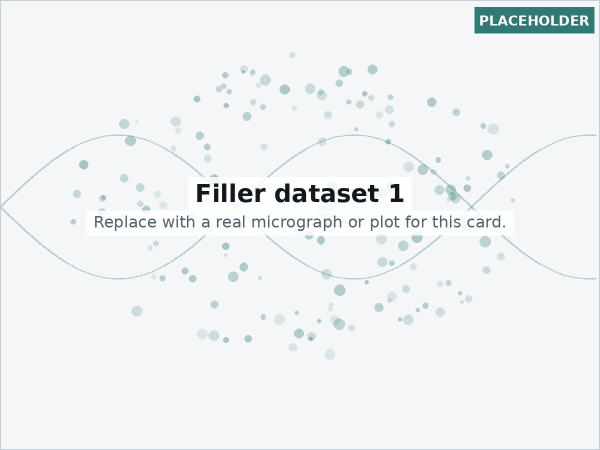
#> input picture content/01-silver-dna-duplexes/1.png, 1200 x 900 px (shown at 1/2 size)
$ python -i build.py   (imports and definitions only)
#> lines starting #> are read from the running program, lines starting #| are printed output that depends on the picture
#!/usr/bin/env python3
"""
Scans content/ and writes data/manifest.json, then mirrors the publication
TOC figures into assets/.

Authoring rules
---------------
Only folders whose name starts with a number and a dash are research cards.
Anything else in content/ is support material and is left alone — that is
what keeps content/TOC_images/ and content/professional_photo/ off the
research page.

content/<NN-card-id>/
    card.md     card title + intro blurb (front matter: title, description)
    1.mp4       slide 1 media   (number = order, extension = type)
    1.md        slide 1 text    (front matter: title, journal, journal_link,
                                 description, alt)
    2.png
    2.md
    ...

A slide needs a media file to appear. A .md with no matching media is skipped
with a warning. Media with no matching .md renders with empty text.
Optional poster frames for video: NN-poster.jpg / NN-poster.webp

Any front-matter field beyond title/journal/journal_link/description/alt is
passed through automatically and rendered as a small "Label: value" line
under the slide description — e.g. add `data: "Jane Doe"` or
`analysis: "Jane Doe"` to credit who collected/analyzed that dataset. No
code change needed to add a new field; the label is the key, title-cased.

Credited names
--------------
Every name in one of those credit lines is mirrored into data/people.json
with an empty URL. Paste a Google Scholar profile beside a name there and it
becomes a link on the research page; leave it blank and it stays plain text.
The sync only ever adds names, so URLs you have already filled in are safe.

Publication figures
-------------------
content/TOC_images/<exact paper title>.png is the master copy of a paper's
TOC figure. The publications page does not read that folder; it reads the
resized copy under assets/img/publications/ named by the "image" field in
data/publications.json. This script keeps the second in step with the first,
matching them on the paper title, so updating a figure means replacing the
file in content/TOC_images/ and running the build.

Run locally with `python build.py`, or let the GitHub Action run it on push.
"""

import hashlib
import json
import os
import re
import shutil
import sys
import unicodedata
from datetime import datetime, timezone

CONTENT_DIR = "content"
OUTPUT = os.path.join("data", "manifest.json")

# a research card folder: leading number, dash, slug. Everything else in
# content/ is support material.
CARD_DIR = re.compile(r"^\d+-")

TOC_DIR = os.path.join(CONTENT_DIR, "TOC_images")
PUBLICATIONS = os.path.join("data", "publications.json")
PEOPLE = os.path.join("data", "people.json")
TOC_MAX_WIDTH = 900

VIDEO_EXT = {".mp4", ".webm", ".mov", ".m4v"}
IMAGE_EXT = {".webp", ".jpg", ".jpeg", ".png", ".gif", ".avif", ".tif", ".tiff"}

KNOWN_SLIDE_FIELDS = {"title", "journal", "journal_link", "description", "alt"}

warnings = []


def format_label(key):
    """'data_collection' -> 'Data Collection'; 'analysis' -> 'Analysis'."""
    return " ".join(w.capitalize() for w in key.replace("_", " ").replace("-", " ").split())


# --------------------------------------------------------------------------
# front matter + tiny markdown
# --------------------------------------------------------------------------

# [49 lines left out: functions parse_front_matter, unquote, md_to_html, not called in this run]


# --------------------------------------------------------------------------
# scanning
# --------------------------------------------------------------------------

def read(path):
    with open(path, encoding="utf-8") as f:
        return f.read()


# [131 lines left out: functions media_type, file_version, find_poster, build_card, title_key, not called in this run]


def copy_resized(src, dst):
    """Resize to TOC_MAX_WIDTH if Pillow is available, otherwise copy as is —
    a build without Pillow should still produce a correct site, just with
    heavier images."""
#> called with src = 'content/01-silver-dna-duplexes/1.png', dst = 'out.png'
    try:
        from PIL import Image
    except ImportError:
        shutil.copy2(src, dst)
        return "copied (install Pillow to resize)"

    im = Image.open(src)
#> im is the input picture: PIL image 1200x900 RGB; mean R, G, B 239.4, 241.9, 243.7
    if im.width > TOC_MAX_WIDTH:
        im = im.resize((TOC_MAX_WIDTH, round(im.height * TOC_MAX_WIDTH / im.width)),
                       Image.LANCZOS)
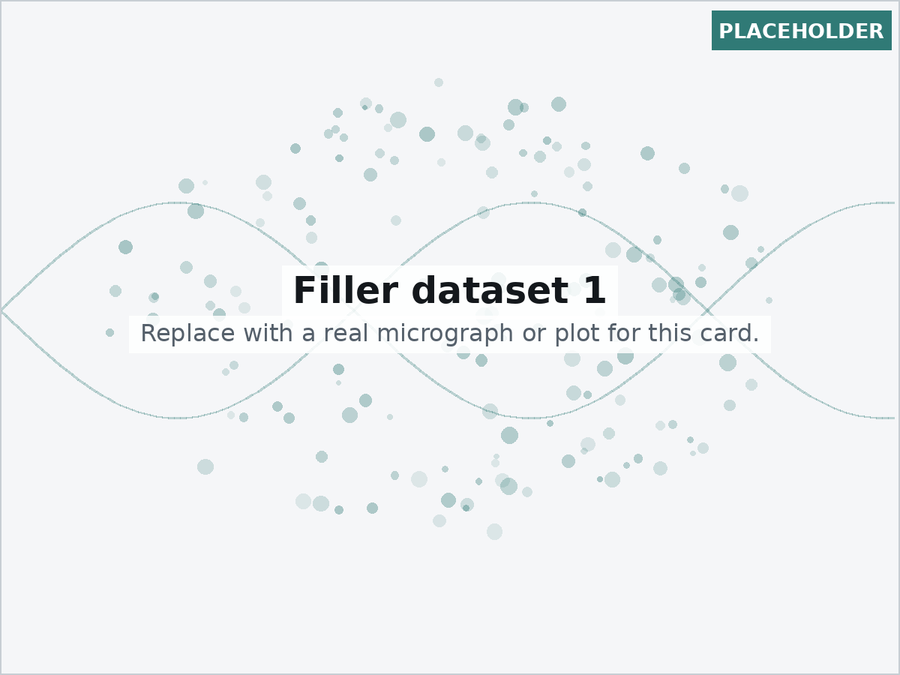
#> im: PIL image 900x675 RGB; mean R, G, B 239.4, 241.8, 243.7
    if dst.lower().endswith((".jpg", ".jpeg")):
        im.convert("RGB").save(dst, quality=90, optimize=True, progressive=True)
    else:
        im.convert("RGBA" if im.mode in ("RGBA", "LA", "P") else "RGB").save(dst, optimize=True)
    return f"{im.width}x{im.height}"


# [136 lines left out: functions sync_toc_images, sync_people, main, not called in this run]


# [2 lines not run here, left out]

>>> result = copy_resized('content/01-silver-dna-duplexes/1.png', 'out.png')
#> result = '900x675'
